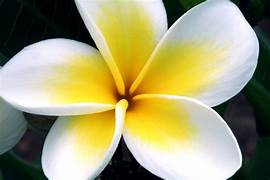
#> input picture flower.jpg, 270 x 180 px
$ jupyter execute 'Exp - 05.ipynb'   (older library calls are emulated)
#> lines starting #> are read from the running program, lines starting #| are printed output that depends on the picture
# Ex. No: 05
# Record-Implementation of Filters

# Name : JANANI S

# Reg. No : 212223230086

[cell 1]
import cv2
import numpy as np
import matplotlib.pyplot as plt
image = cv2.imread('flower.jpg', cv2.COLOR_BGR2RGB)
#> image is the input picture: shape (180, 270, 3); mean B, G, R 115.6, 158, 162.7
kernel = np.ones((5,5), dtype = np.float32) / 5**2
print (kernel)

[cell 2]
image = cv2.imread('flower.jpg')
dst = cv2.filter2D(image, ddepth = -1, kernel = kernel)
plt.figure(figsize = [20,10])
plt.subplot(121); plt.axis('off'); plt.imshow(image[:,:,::-1]); plt.title("Original Image")
plt.subplot(122); plt.axis('off'); plt.imshow(dst[:,:,::-1]);   plt.title("Convolution Result")
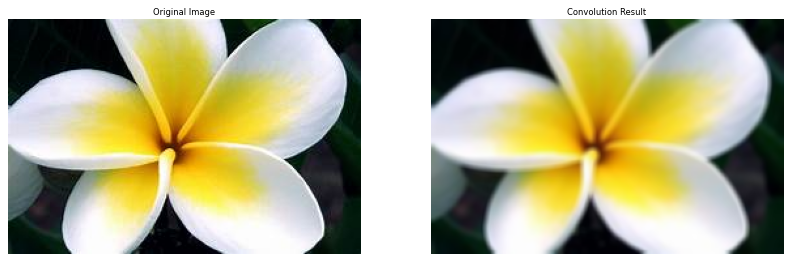
#> figure drawn by matplotlib, 2 panels

[cell 3]
average_filter = cv2.blur(image, (30,30))
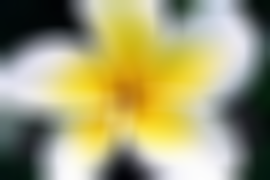
#> average_filter: shape (180, 270, 3); mean B, G, R 115.8, 158.2, 163
plt.figure(figsize = (18, 6))
plt.subplot(121); plt.imshow(image [:, :, ::-1]); plt.title('Input Image')
plt.subplot(122); plt.imshow(average_filter[:, :, ::-1]); plt.title('Output Image ( Average Filter)')

[cell 4]
gaussian_filter = cv2.GaussianBlur(image, (29,29), 0, 0)
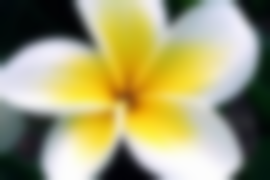
#> gaussian_filter: shape (180, 270, 3); mean B, G, R 115.6, 158.1, 162.8
plt.figure(figsize = (18, 6))
plt.subplot(121); plt.imshow(image [:, :, ::-1]); plt.title('Input Image')
plt.subplot(122); plt.imshow(gaussian_filter[:, :, ::-1]); plt.title('Output Image ( Gaussian Filter)')

[cell 5]
median_filter = cv2.medianBlur(image, 19)
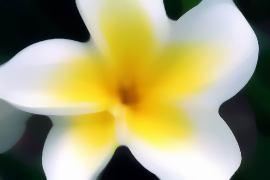
#> median_filter: shape (180, 270, 3); mean B, G, R 114.4, 158.6, 163.4
plt.figure(figsize = (18, 6))
plt.subplot(121); plt.imshow(image [:, :, ::-1]); plt.title('Input Image')
plt.subplot(122); plt.imshow(median_filter[:, :, ::-1]); plt.title('Output Image ( Median_filter)')

[cell 6]
laplacian_kernel = np.array([[0, -1, 0],[-1, 5, -1],[0, -1, 0]])
sharpened_laplacian_kernel = cv2.filter2D(image, -1, kernel = laplacian_kernel)
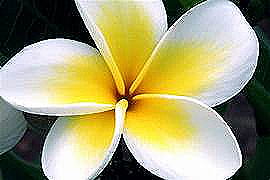
#> sharpened_laplacian_kernel: shape (180, 270, 3); mean B, G, R 116, 158.3, 163.2
plt.figure(figsize = (18, 6))
plt.subplot(121); plt.imshow(image [:, :, ::-1]); plt.title('Input Image')
plt.subplot(122); plt.imshow(sharpened_laplacian_kernel[:, :, ::-1]); plt.title('Output Image ( Laplacian_filter)')
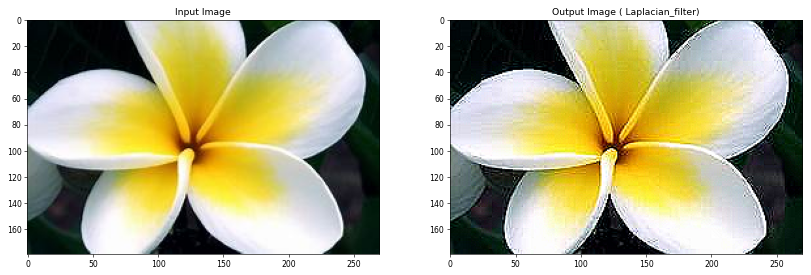
#> figure drawn by matplotlib, 2 panels

[cell 7]
gray_image = cv2.cvtColor(image, cv2.COLOR_RGB2GRAY)
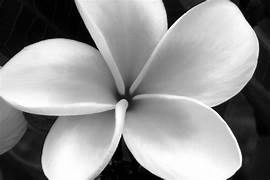
#> gray_image: shape (180, 270); min 0, max 255, mean 145.9
laplacian_operator = cv2.Laplacian(gray_image, cv2.CV_64F)
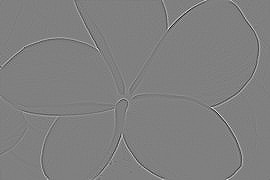
#> laplacian_operator: shape (180, 270) float64; min -450, max 445, mean 0; drawn with min black and max white
laplacian_operator = np.uint8(np.absolute(laplacian_operator))
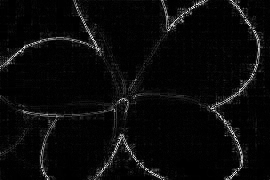
#> laplacian_operator: shape (180, 270); min 0, max 255, mean 10.3
plt.figure(figsize = (18, 6))
plt.subplot(131); plt.imshow(image [:, :, ::-1]); plt.title('Input Image')
plt.subplot(132); plt.imshow(gray_image, cmap='gray'); plt.title('Gray_image')
plt.subplot(133); plt.imshow(laplacian_operator,cmap='gray'); plt.title('Output Image ( Laplacian_filter)')
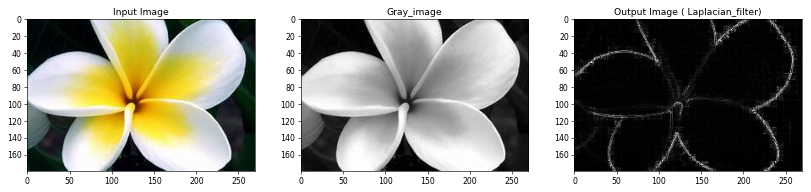
#> figure drawn by matplotlib, 3 panels

$ run again, with mammal.jpg copied over flower.jpg
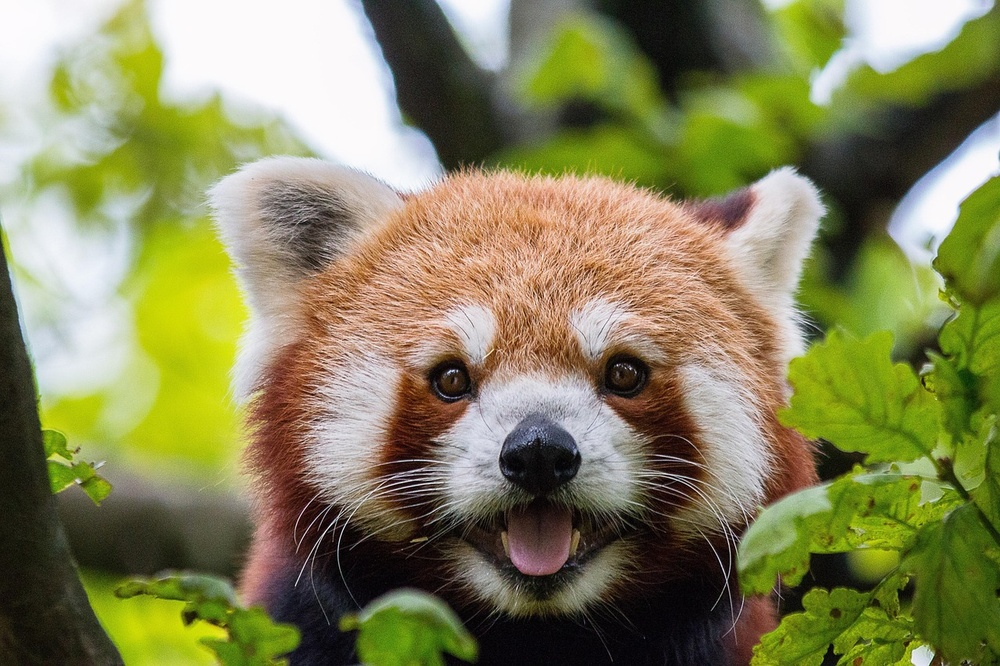
#> input picture mammal.jpg, 1000 x 666 px, shrunk from 1280 x 853 before the run
#> image is the input picture: shape (666, 1000, 3); mean B, G, R 89.5, 132.1, 132.8
#> `laplacian_operator = np.uint8(np.absolute(laplacian_operator))`:
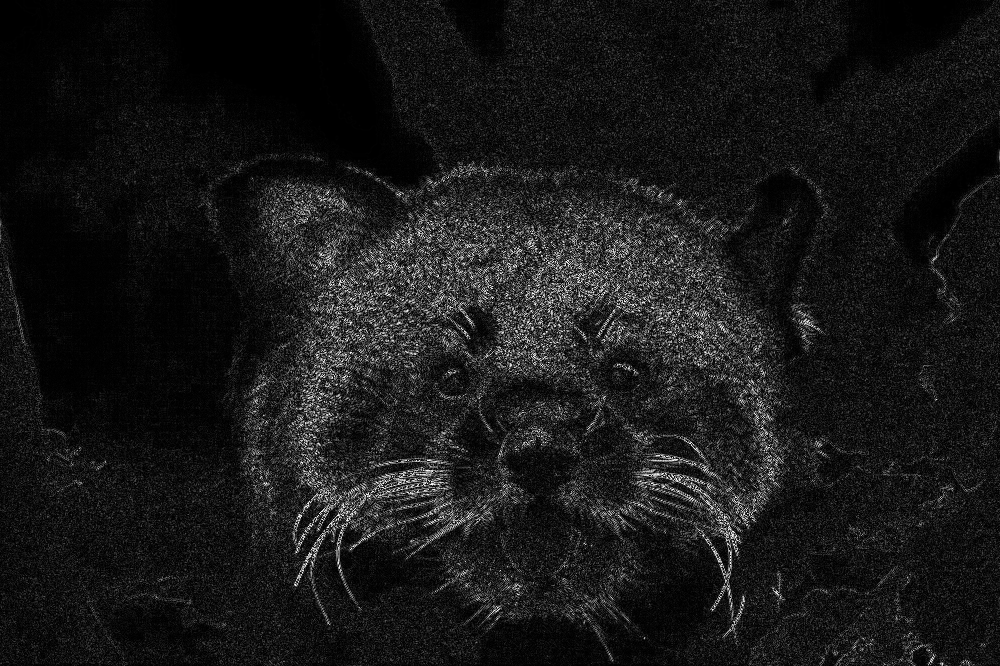
#> laplacian_operator: shape (666, 1000); min 0, max 255, mean 24.5
#> `[cell 7] gray_image = cv2.cvtColor(image, cv2.COLOR_RGB2GRAY) laplacia..`:
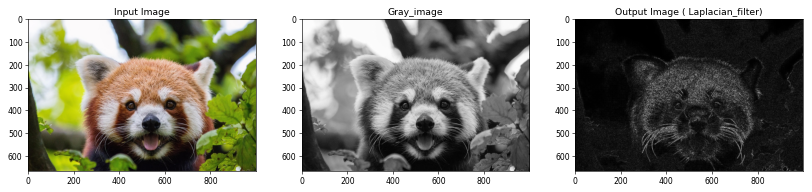
#> figure drawn by matplotlib, 3 panels
